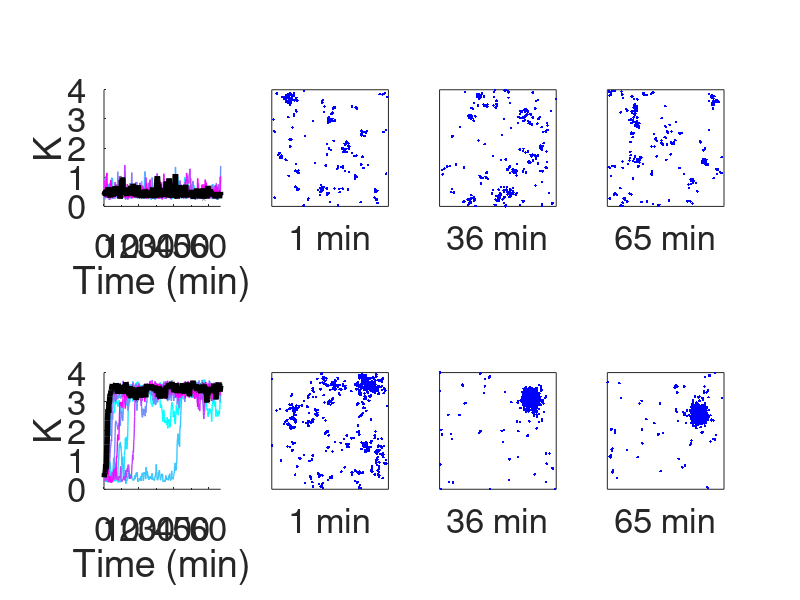

Here is the MATLAB script that generated this plot:
% Here we plotted Ripley's K function values calculated from the simulations 
% with 3000 initially uniformly distributed cytosolic Cdc42-GDP and 70 Bem1-GEF.

load('FigureData/FigureS2A.mat')
seeds = 10;
% Color map for the plots
cmap = cool(seeds);
% Time in the unit of minutes
time = (0:10:4000)/60;
figure('units','pixels','position',[300 300 1200 600]); 
for j = 1:seeds
    subplot(2,4,1); hold on
    % Plot time series of K
    plot(time,K(j,:),'color',cmap(j, :),'linewidth',1)
end
ylim([0,4])
xlim([0,Inf])
xlabel('Time (min)')
ylabel('K')
axis square
set(gca,'fontsize',25)

% Mark one line of K in black and plot its snapshots of Cdc42-GTP
plot(time,K(1,:),'color','k','linewidth',4)
L = 8.8623; % domain length
subplot(2,4,2)
plot(x_1,y_1,'b.')
xticks([]); yticks([]); ylim([0,L]); xlim([0,L]); axis square;
xlabel('1 min','fontsize',25)

subplot(2,4,3)
plot(x_2,y_2,'b.')
xticks([]); yticks([]); ylim([0,L]); xlim([0,L]); axis square;
xlabel('36 min','fontsize',25)

subplot(2,4,4)
plot(x_3,y_3,'b.')
xticks([]); yticks([]); ylim([0,L]); xlim([0,L]); axis square;
xlabel('65 min','fontsize',25)

% Here we plotted Ripley's K function values calculated from the simulations 
% with 3000 initially uniformly distributed cytosolic Cdc42-GDP and 120 Bem1-GEF.
load('FigureData/FigureS2B.mat')
seeds = 10;
% Color map for the plots
cmap = cool(seeds);
% Time in the unit of minutes
time = (0:10:4000)/60;
for j = 1:seeds
    subplot(2,4,5); hold on
    % Plot time series of K
    plot(time,K(j,:),'color',cmap(j, :),'linewidth',1)
end
ylim([0,4])
xlim([0,Inf])
xlabel('Time (min)')
ylabel('K')
axis square
set(gca,'fontsize',25)

% Mark one line of K in black and plot its snapshots of Cdc42-GTP
plot(time,K(9,:),'color','k','linewidth',4)
L = 8.8623; % domain length
subplot(2,4,6)
plot(x_1,y_1,'b.')
xticks([]); yticks([]); ylim([0,L]); xlim([0,L]); axis square;
xlabel('1 min','fontsize',25)

subplot(2,4,7)
plot(x_2,y_2,'b.')
xticks([]); yticks([]); ylim([0,L]); xlim([0,L]); axis square;
xlabel('36 min','fontsize',25)

subplot(2,4,8)
plot(x_3,y_3,'b.')
xticks([]); yticks([]); ylim([0,L]); xlim([0,L]); axis square;
xlabel('65 min','fontsize',25)
